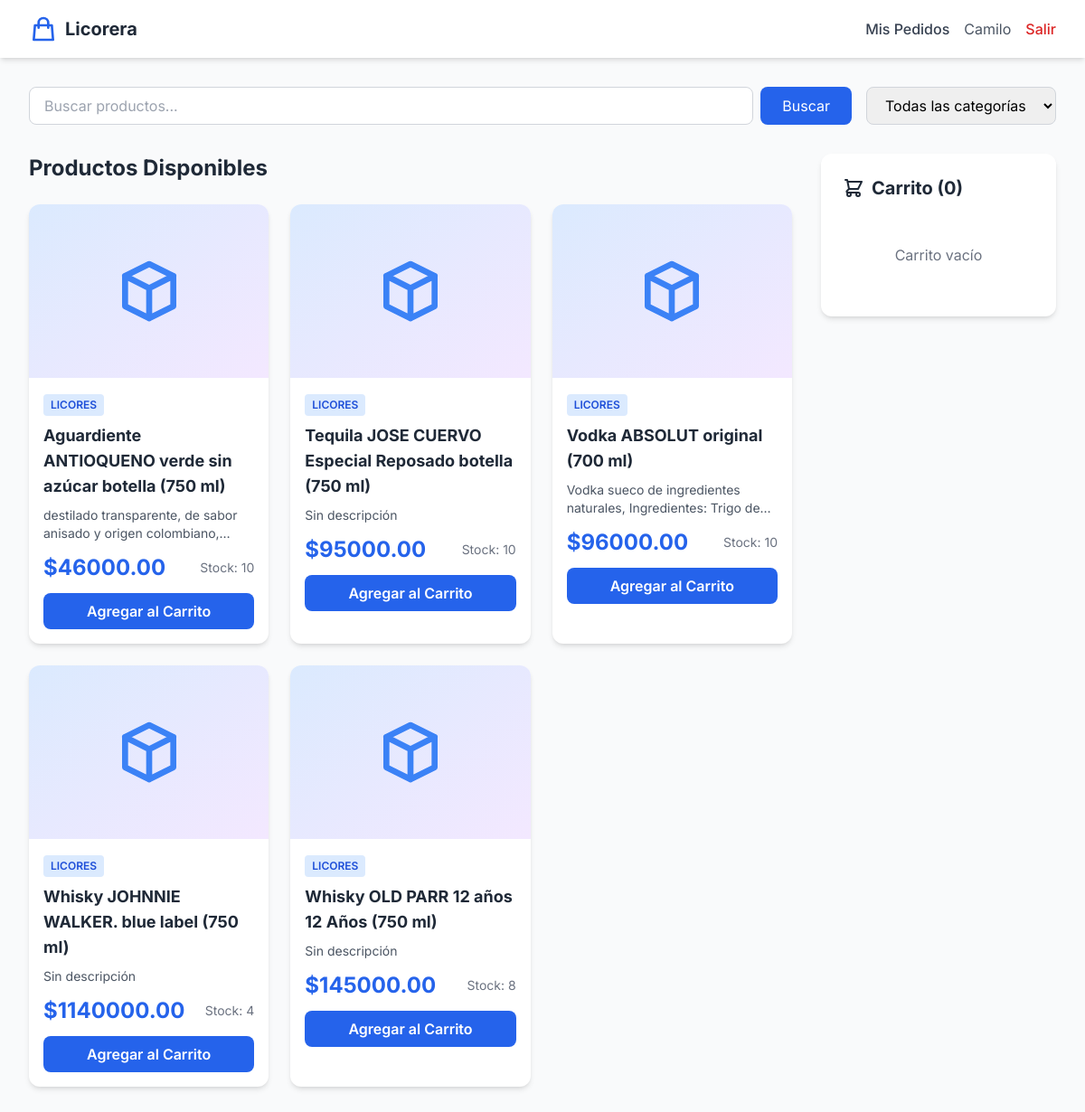
The app's page /tienda/ (signed in) with its own data.
### core/models.py (models this page shows, shortened)
class Producto(models.Model):
    nombre = models.CharField(max_length=200)
    categoria = models.ForeignKey(Categoria, on_delete=models.CASCADE, related_name='productos')
    descripcion = models.TextField(blank=True)
    precio = models.DecimalField(max_digits=10, decimal_places=2)
    stock = models.IntegerField(default=0)
    codigo_barras = models.CharField(max_length=50, blank=True, unique=True, null=True)
    imagen = models.ImageField(upload_to='productos/', blank=True, null=True)
    activo = models.BooleanField(default=True)
    creado_en = models.DateTimeField(auto_now_add=True)
    actualizado_en = models.DateTimeField(auto_now=True)
    class Meta:
        verbose_name = 'Producto'
        verbose_name_plural = 'Productos'
        ordering = ['nombre']

class Categoria(models.Model):
    nombre = models.CharField(max_length=100, unique=True)
    descripcion = models.TextField(blank=True)
    creado_en = models.DateTimeField(auto_now_add=True)
    class Meta:
        verbose_name = 'Categoría'
        verbose_name_plural = 'Categorías'
        ordering = ['nombre']

### core/views.py (the view)
# urls.py: path('tienda/', views.tienda_view, name='tienda'),
@login_required
def tienda_view(request):
    productos = Producto.objects.filter(activo=True, stock__gt=0).select_related('categoria')
    q = request.GET.get('q')
    if q:
        productos = productos.filter(
            Q(nombre__icontains=q) |
            Q(descripcion__icontains=q)
        )
    categoria_id = request.GET.get('categoria')
    if categoria_id:
        productos = productos.filter(categoria_id=categoria_id)
    categorias = Categoria.objects.all()
    carrito = request.session.get('carrito', {})
    total_carrito = sum(float(item['subtotal']) for item in carrito.values())
    cantidad_items = sum(item['cantidad'] for item in carrito.values())
    context = {
        'productos': productos,
        'categorias': categorias,
        'q': q,
        'categoria_id': categoria_id,
        'carrito': carrito,
        'total_carrito': total_carrito,
        'cantidad_items': cantidad_items,
    }
    return render(request, 'core/tienda.html', context)

### templates/core/tienda.html (shortened to what this page needs)
{% extends 'core/base.html' %}
{% block content %}
<nav class="bg-white shadow-md sticky top-0 z-40">
    <div class="max-w-7xl mx-auto px-4 sm:px-6 lg:px-8">
        <div class="flex justify-between items-center h-16">
            <div class="flex items-center gap-2">
                <svg class="w-8 h-8 text-blue-600" fill="none" stroke="currentColor" viewBox="0 0 24 24">
                    <path stroke-linecap="round" stroke-linejoin="round" stroke-width="2" d="M16 11V7a4 4 0 00-8 0v4M5 9h14l1 12H4L5 9z"></path>
                </svg>
                <span class="text-xl font-bold text-gray-800">Licorera</span>
            </div>
            <div class="flex items-center gap-4">
                <a href="{% url 'mis_pedidos' %}" class="text-gray-700 hover:text-blue-600 font-medium">
                    Mis Pedidos
                </a>
                <span class="text-gray-600">{{ user.first_name }}</span>
                <a href="{% url 'logout' %}" class="text-red-600 hover:text-red-700 font-medium">
                    Salir
                </a>
            </div>
        </div>
    </div>
</nav>
<div class="max-w-7xl mx-auto px-4 sm:px-6 lg:px-8 py-8">
    <div class="mb-8 flex flex-col sm:flex-row gap-4">
        <form method="GET" class="flex-1 flex gap-2">
            <input
                type="text"
                name="q"
                value="{{ q|default:'' }}"
                placeholder="Buscar productos..."
                class="flex-1 px-4 py-2 border border-gray-300 rounded-lg focus:ring-2 focus:ring-blue-500"
            >
            <button type="submit" class="px-6 py-2 bg-blue-600 text-white rounded-lg hover:bg-blue-700">
                Buscar
            </button>
        </form>
        <form method="GET" class="flex gap-2">
            <select name="categoria" class="px-4 py-2 border border-gray-300 rounded-lg focus:ring-2 focus:ring-blue-500" onchange="this.form.submit()">
                <option value="">Todas las categorías</option>
            </select>
        </form>
    </div>
    <div class="grid grid-cols-1 lg:grid-cols-4 gap-8">
        <div class="lg:col-span-3">
            <h2 class="text-2xl font-bold text-gray-800 mb-6">Productos Disponibles</h2>
            <div class="grid grid-cols-1 sm:grid-cols-2 lg:grid-cols-3 gap-6">
                {% for producto in productos %}
                <div class="bg-white rounded-xl shadow-md overflow-hidden hover:shadow-xl transition-shadow">
                    <div class="h-48 bg-gradient-to-br from-blue-100 to-purple-100 flex items-center justify-center">
                        <svg class="w-20 h-20 text-blue-500" fill="none" stroke="currentColor" viewBox="0 0 24 24">
                            <path stroke-linecap="round" stroke-linejoin="round" stroke-width="2" d="M20 7l-8-4-8 4m16 0l-8 4m8-4v10l-8 4m0-10L4 7m8 4v10M4 7v10l8 4"></path>
                        </svg>
                    </div>
                    <div class="p-4">
                        <span class="inline-block px-2 py-1 bg-blue-100 text-blue-700 text-xs font-semibold rounded mb-2">
                            {{ producto.categoria.nombre }}
                        </span>
                        <h3 class="text-lg font-bold text-gray-800 mb-2">{{ producto.nombre }}</h3>
                        <p class="text-sm text-gray-600 mb-3 line-clamp-2">{{ producto.descripcion|default:"Sin descripción" }}</p>
                        <div class="flex items-center justify-between mb-3">
                            <span class="text-2xl font-bold text-blue-600">${{ producto.precio }}</span>
                            <span class="text-sm text-gray-500">Stock: {{ producto.stock }}</span>
                        </div>
                        <form method="POST" action="{% url 'agregar_al_carrito' producto.id %}">
                            <button type="submit" class="w-full bg-blue-600 hover:bg-blue-700 text-white font-semibold py-2 rounded-lg transition">
                                Agregar al Carrito
                            </button>
                        </form>
                    </div>
                </div>
                {% empty %}
                <div class="col-span-3 text-center py-12">
                    <p class="text-gray-500 text-lg">No se encontraron productos</p>
                </div>
                {% endfor %}
            </div>
        </div>
        <div class="lg:col-span-1">
            <div class="bg-white rounded-xl shadow-md p-6 sticky top-24">
                <h3 class="text-xl font-bold text-gray-800 mb-4 flex items-center gap-2">
                    <svg class="w-6 h-6" fill="none" stroke="currentColor" viewBox="0 0 24 24">
                        <path stroke-linecap="round" stroke-linejoin="round" stroke-width="2" d="M3 3h2l.4 2M7 13h10l4-8H5.4M7 13L5.4 5M7 13l-2.293 2.293c-.63.63-.184 1.707.707 1.707H17m0 0a2 2 0 100 4 2 2 0 000-4zm-8 2a2 2 0 11-4 0 2 2 0 014 0z"></path>
                    </svg>
                    Carrito ({{ cantidad_items }})
                </h3>
                {% if carrito %}
                <div class="space-y-3 mb-4 max-h-96 overflow-y-auto">
                    {% for key, item in carrito.items %}
                    <div class="border-b pb-3">
                        <div class="flex justify-between items-start mb-2">
                            <span class="font-medium text-sm text-gray-800">{{ item.nombre }}</span>
                            <form method="POST" action="{% url 'eliminar_del_carrito' item.id %}" class="inline">
                                {% csrf_token %}
                                <button type="submit" class="text-red-500 hover:text-red-700">
                                    <svg class="w-4 h-4" fill="none" stroke="currentColor" viewBox="0 0 24 24">
                                        <path stroke-linecap="round" stroke-linejoin="round" stroke-width="2" d="M6 18L18 6M6 6l12 12"></path>
                                    </svg>
                                </button>
                            </form>
                        </div>
                        <div class="flex justify-between items-center text-sm">
                            <form method="POST" action="{% url 'actualizar_carrito' item.id %}" class="flex items-center gap-2">
                                {% csrf_token %}
                                <input
                                    type="number"
                                    name="cantidad"
                                    value="{{ item.cantidad }}"
                                    min="1"
                                    max="{{ item.stock }}"
                                    class="w-16 px-2 py-1 border border-gray-300 rounded text-center"
                                    onchange="this.form.submit()"
                                >
                            </form>
                            <span class="font-semibold text-blue-600">${{ item.subtotal }}</span>
                        </div>
                    </div>
                    {% endfor %}
                </div>
                <div class="border-t pt-4 mb-4">
                    <div class="flex justify-between items-center text-lg font-bold">
                        <span>Total:</span>
                        <span class="text-blue-600">${{ total_carrito }}</span>
                    </div>
                </div>
                <form method="POST" action="{% url 'finalizar_compra' %}" class="space-y-3">
                    {% csrf_token %}
                    <select name="metodo_pago" required class="w-full px-3 py-2 border border-gray-300 rounded-lg">
                        <option value="">Método de pago</option>
                        <option value="efectivo">Efectivo</option>
                        <option value="tarjeta">Tarjeta</option>
                        <option value="transferencia">Transferencia</option>
                    </select>
                    <button type="submit" class="w-full bg-green-600 hover:bg-green-700 text-white font-semibold py-3 rounded-lg transition">
                        Finalizar Compra
                    </button>
                </form>
                {% else %}
                <p class="text-gray-500 text-center py-8">Carrito vacío</p>
                {% endif %}
            </div>
        </div>
    </div>
</div>
{% endblock %}

### templates/core/base.html (shortened to what this page needs)
<!DOCTYPE html>
<html lang="es">
<head>
    <script src="https://cdn.tailwindcss.com"></script>
</head>
<body class="bg-gray-50 min-h-screen">
    {% block content %}{% endblock %}
</body>
</html>

### templates/core/base.html (style rules this page uses)
body { font-family: 'Inter', sans-serif; }

### records on screen
Producto: categoria.nombre "LICORES", nombre "Aguardiente ANTIOQUENO verde sin azúcar botella (750 ml)", descripcion "destilado transparente, de sabor anisado y origen…", precio "46000.00", stock "10"
Producto: categoria.nombre "LICORES", nombre "Tequila JOSE CUERVO Especial Reposado botella (750 ml)", descripcion "Sin descripción", precio "95000.00", stock "10"
Producto: categoria.nombre "LICORES", nombre "Vodka ABSOLUT original (700 ml)", descripcion "Vodka sueco de ingredientes naturales, Ingredientes: Trigo…", precio "96000.00", stock "10"
Producto: categoria.nombre "LICORES", nombre "Whisky JOHNNIE WALKER. blue label (750 ml)", descripcion "Sin descripción", precio "1140000.00", stock "4"
Producto: categoria.nombre "LICORES", nombre "Whisky OLD PARR 12 años 12 Años (750 ml)", descripcion "Sin descripción", precio "145000.00", stock "8"

### other values on screen
{{ user.first_name }} "Camilo"
{{ cantidad_items }} "0"
